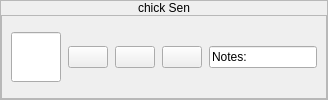
              <widget class="QFrame" name="orderFrame2">
               <property name="sizePolicy">
                <sizepolicy hsizetype="Preferred" vsizetype="Fixed">
                 <horstretch>0</horstretch>
                 <verstretch>0</verstretch>
                </sizepolicy>
               </property>
               <property name="minimumSize">
                <size>
                 <width>0</width>
                 <height>100</height>
                </size>
               </property>
               <property name="frameShape">
                <enum>QFrame::StyledPanel</enum>
               </property>
               <property name="frameShadow">
                <enum>QFrame::Raised</enum>
               </property>
               <layout class="QVBoxLayout" name="verticalLayout_4">
                <property name="spacing">
                 <number>0</number>
                </property>
                <property name="leftMargin">
                 <number>0</number>
                </property>
                <property name="topMargin">
                 <number>0</number>
                </property>
                <property name="rightMargin">
                 <number>0</number>
                </property>
                <property name="bottomMargin">
                 <number>0</number>
                </property>
                <item>
                 <widget class="QLabel" name="order2Label">
                  <property name="sizePolicy">
                   <sizepolicy hsizetype="Preferred" vsizetype="Fixed">
                    <horstretch>0</horstretch>
                    <verstretch>0</verstretch>
                   </sizepolicy>
                  </property>
                  <property name="styleSheet">
                   <string notr="true">font: 20pt &quot;Footlight MT Light&quot;;
color: black;</string>
                  </property>
                  <property name="text">
                   <string>chick Sen</string>
                  </property>
                  <property name="alignment">
                   <set>Qt::AlignCenter</set>
                  </property>
                 </widget>
                </item>
                <item>
                 <widget class="QFrame" name="order2Btns">
                  <property name="frameShape">
                   <enum>QFrame::StyledPanel</enum>
                  </property>
                  <property name="frameShadow">
                   <enum>QFrame::Raised</enum>
                  </property>
                  <layout class="QHBoxLayout" name="horizontalLayout_10">
                   <property name="spacing">
                    <number>7</number>
                   </property>
                   <property name="topMargin">
                    <number>0</number>
                   </property>
                   <property name="bottomMargin">
                    <number>0</number>
                   </property>
                   <item>
                    <widget class="QLineEdit" name="order2Qty">
                     <property name="sizePolicy">
                      <sizepolicy hsizetype="Fixed" vsizetype="Fixed">
                       <horstretch>0</horstretch>
                       <verstretch>0</verstretch>
                      </sizepolicy>
                     </property>
                     <property name="maximumSize">
                      <size>
                       <width>50</width>
                       <height>50</height>
                      </size>
                     </property>
                     <property name="styleSheet">
                      <string notr="true">font: 18pt &quot;Arial&quot;;</string>
                     </property>
                    </widget>
                   </item>
                   <item>
                    <widget class="QPushButton" name="order2UpBtn">
                     <property name="text">
                      <string/>
                     </property>
                     <property name="icon">
                      <iconset resource="iconsImages.qrc">
                       <normaloff>:/icons/iconsImages/1200px-Green-Up-Arrow.svg.png</normaloff>:/icons/iconsImages/1200px-Green-Up-Arrow.svg.png</iconset>
                     </property>
                     <property name="iconSize">
                      <size>
                       <width>30</width>
                       <height>30</height>
                      </size>
                     </property>
                    </widget>
                   </item>
                   <item>
                    <widget class="QPushButton" name="order2DownBtn">
                     <property name="text">
                      <string/>
                     </property>
                     <property name="icon">
                      <iconset resource="iconsImages.qrc">
                       <normaloff>:/icons/iconsImages/1200px-RedDownArrow.svg.png</normaloff>:/icons/iconsImages/1200px-RedDownArrow.svg.png</iconset>
                     </property>
                     <property name="iconSize">
                      <size>
                       <width>30</width>
                       <height>30</height>
                      </size>
                     </property>
                    </widget>
                   </item>
                   <item>
                    <widget class="QPushButton" name="order2CancelBtn">
                     <property name="text">
                      <string/>
                     </property>
                     <property name="icon">
                      <iconset resource="iconsImages.qrc">
                       <normaloff>:/icons/iconsImages/1024px-Black_close_x.svg.png</normaloff>:/icons/iconsImages/1024px-Black_close_x.svg.png</iconset>
                     </property>
                     <property name="iconSize">
                      <size>
                       <width>30</width>
                       <height>30</height>
                      </size>
                     </property>
                    </widget>
                   </item>
                   <item>
                    <widget class="QLineEdit" name="order2Notes">
                     <property name="styleSheet">
                      <string notr="true">font: 12pt &quot;Arial&quot;;</string>
                     </property>
                     <property name="text">
                      <string>Notes: </string>
                     </property>
                    </widget>
                   </item>
                  </layout>
                 </widget>
                </item>
               </layout>
              </widget>
